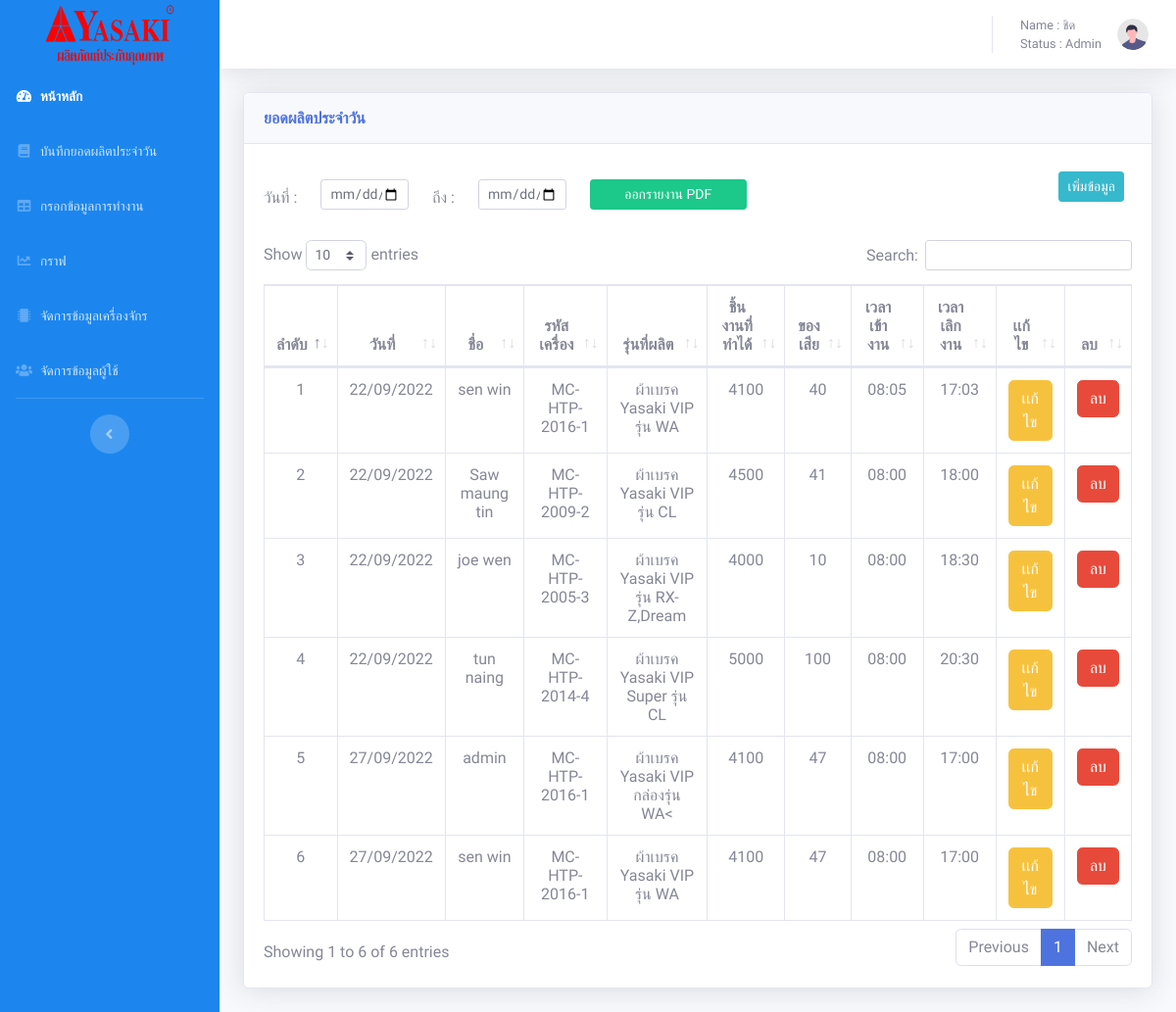
The page /admin/tables.php (signed in) on the database its author committed.
### tables this page shows
CREATE TABLE `employee` (
  `E_id` int(20) NOT NULL,
  `EName` varchar(20) NOT NULL,
  `Nmac` varchar(50) NOT NULL,
  `Econ` int(20) NOT NULL,
  `Epro` varchar(100) NOT NULL,
  `Edel` int(11) NOT NULL,
  `Etime` varchar(20) NOT NULL,
  `Etimet` varchar(20) NOT NULL,
  `DATE` date NOT NULL
);

### admin/tables.php (the view, shortened to what this page needs)
<!DOCTYPE html>
<html lang="en">
<head>
    <link href="vendor/fontawesome-free/css/all.min.css" rel="stylesheet" type="text/css">
    <link href="css/sb-admin-2.min.css" rel="stylesheet">
    <link href="vendor/datatables/dataTables.bootstrap4.min.css" rel="stylesheet">
</head>
<body id="page-top" style="font-family: 'Pridi', serif;">
    <div id="wrapper">
        <ul class="navbar-nav  sidebar sidebar-dark accordion" style="background-color: rgb(28 134 238);" id="accordionSidebar">
            <a class="sidebar-brand d-flex align-items-center justify-content-center" href="home.php">
                <div class="">
                    <img src="img/logo.png" height="65px" width="140px">
                </div>
            </a>
          <li class="nav-item active">
                    <a class="nav-link" href="home.php">
                        <i class="fas fa-fw fa-tachometer-alt"></i>
                        <span>หน้าหลัก</span></a>
                </li>
                <li class="nav-item">
                    <a class="nav-link" href="tables.php">
                        <i class="fas fa-fw fa-book"></i>
                        <span>บันทึกยอดผลิตประจำวัน</span></a>
                </li>
                <li class="nav-item">
                    <a class="nav-link" href="form.php">
                        <i class="fas fa-fw fa-table"></i>
                        <span>กรอกข้อมูลการทำงาน</span></a>
                </li>
                <li class="nav-item">
                    <a class="nav-link" href="charts.php">
                        <i class="fas fa-fw fa-chart-line"></i>
                        <span>กราฟ</span></a>
                </li>
                <li class="nav-item">
                    <a class="nav-link" href="machine.php">
                        <i class="fas fa-fw fa-microchip"></i>
                        <span>จัดการข้อมูลเครื่องจักร</span></a>
                </li>
                <li class="nav-item">
                    <a class="nav-link" href="user.php">
                        <i class="fas fa-fw fa-users"></i>
                        <span>จัดการข้อมูลผู้ใช้</span></a>
                </li>
            <hr class="sidebar-divider d-none d-md-block">
            <div class="text-center d-none d-md-inline">
                <button class="rounded-circle border-0" id="sidebarToggle"></button>
            </div>
        </ul>
        <div id="content-wrapper" class="d-flex flex-column">
            <div id="content">
                <nav class="navbar navbar-expand navbar-light bg-white topbar mb-4 static-top shadow">
                    <ul class="navbar-nav ml-auto">
                        <li class="nav-item dropdown no-arrow">
                            <a class="nav-link dropdown-toggle" href="#" id="userDropdown" role="button" data-toggle="dropdown" aria-haspopup="true" aria-expanded="false">
                                <span class="mr-2 d-none d-lg-inline text-gray-600 small">Name : <?php echo $_SESSION["user"] ?> <br>Status : <?php echo $_SESSION["status"] ?> </span>
                                <img class="img-profile rounded-circle" src="img/undraw_profile.svg">
                            </a>
                        </li>
                    </ul>
                </nav>
                <div class="container-fluid">
                    <div class="card shadow mb-4">
                        <div class="card-header py-3">
                            <h6 class="m-0 font-weight-bold text-primary">ยอดผลิตประจำวัน</h6>
                        </div>
                        <div class="card-body">
                            <div class="row mb-4">
                                <div class="col-6">
                                    <div class="row mt-3">
                                        <div class="col-auto">
                                            <label for="d1" class="col-form-label">วันที่ : </label>
                                        </div>
                                        <div class="col-sm-3"><input type="date" name="d1" id="d1" class="form-control form-control-sm"></div>
                                        <div class="col-auto">
                                            <label for="d2" class="col-form-label">ถึง : </label>
                                        </div>
                                        <div class="col-sm-3"><input type="date" name="d2" id="d2" class="form-control form-control-sm"></div>
                                        <div class="col-sm-3"><button type="button" id="pdf" class="btn btn-sm btn-success" onclick="x()" style="width: 10rem;"><i class="bi bi-filetype-pdf"></i> ออกรายงาน PDF</button></div>
                                    </div>
                                </div>
                                <div class="col-6">
                                    <div class="d-flex flex-row-reverse">
                                        <div class="p-2"><a href="addtables.php"><button type="button" class="btn-info btn-sm btn ">เพิ่มข้อมูล</button></a></div>
                                    </div>
                                </div>
                            </div>
                            <div class="table-responsive">
                                <table class="table table-bordered text-center" id="dataTable" width="100%" cellspacing="0">
                                    <thead>
                                        <tr>
                                            <th>ลำดับ</th>
                                            <th>วันที่</th>
                                            <th>ชื่อ</th>
                                            <th>รหัสเครื่อง</th>
                                            <th>รุ่นที่ผลิต</th>
                                            <th>ชิ้นงานที่ทำได้</th>
                                            <th>ของเสีย</th>
                                            <th>เวลาเข้างาน</th>
                                            <th>เวลาเลิกงาน</th>
                                            <th>เเก้ไข</th>
                                            <th>ลบ</th>
                                        </tr>
                                    </thead>
                                    <?php
                                    require('config.php');
                                    mysqli_query($conn, 'SET NAMES UTF8');
                                    $sql = "SELECT * FROM employee ";
                                    $query = mysqli_query($conn, $sql);
                                    $n1 = 0;
                                    while ($value = mysqli_fetch_array($query)) {
                                        $d = date_create($value['DATE']);
                                        $d1 = date_format($d, "d/m/Y");
                                        $n1++;
                                        echo '<tr>
                    <td>' . $n1 . '</td>
                    <td>' . $d1 . '</td>
                    <td>' . $value['EName'] . '</td>
                    <td>' . $value['Nmac'] . '</td>
                    <td>' . $value['Epro'] . '</td>
                    <td>' . $value['Econ'] . '</td>
                    <td>' . $value['Edel'] . '</td>
                    <td>' . $value['Etime'] . '</td>
                    <td>' . $value['Etimet'] . '</td>
                    <td><a href="edittables.php?id=' . $value['E_id'] . '"><button class="btn-warning btn-md btn">เเก้ไข</button></a></td>
                    <td><a href="Delete.php?edit=' . $value['E_id'] . '"><button class="btn-danger btn-md btn" OnClick="return chkdel();">ลบ</button><a/></td>
                </tr>';
                                    }
                                    ?>
                                </table>
                            </div>
                        </div>
                    </div>
                </div>
            </div>
        </div>
    </div>
</body>
</html>

### rows shown on the page
employee: DATE "22/09/2022", EName "sen win", Nmac "MC-HTP-2016-1", Epro "ผ้าเบรค Yasaki VIP รุ่น WA", Econ "4100", Edel "40", Etime "08:05", Etimet "17:03"
employee: DATE "22/09/2022", EName "Saw maung tin", Nmac "MC-HTP-2009-2", Epro "ผ้าเบรค Yasaki VIP รุ่น CL", Econ "4500", Edel "41", Etime "08:00", Etimet "18:00"
employee: DATE "22/09/2022", EName "joe wen", Nmac "MC-HTP-2005-3", Epro "ผ้าเบรค Yasaki VIP รุ่น RX-Z,Dream", Econ "4000", Edel "10", Etime "08:00", Etimet "18:30"
employee: DATE "22/09/2022", EName "tun naing", Nmac "MC-HTP-2014-4", Epro "ผ้าเบรค Yasaki VIP Super รุ่น CL", Econ "5000", Edel "100", Etime "08:00", Etimet "20:30"
employee: DATE "27/09/2022", EName "admin", Nmac "MC-HTP-2016-1", Epro "ผ้าเบรค Yasaki VIP กล่องรุ่น WA<", Econ "4100", Edel "47", Etime "08:00", Etimet "17:00"
employee: DATE "27/09/2022", EName "sen win", Nmac "MC-HTP-2016-1", Epro "ผ้าเบรค Yasaki VIP รุ่น WA", Econ "4100", Edel "47", Etime "08:00", Etimet "17:00"

### other values the page prints
$_SESSION["user"] "ชิด"
$_SESSION["status"] "Admin"
